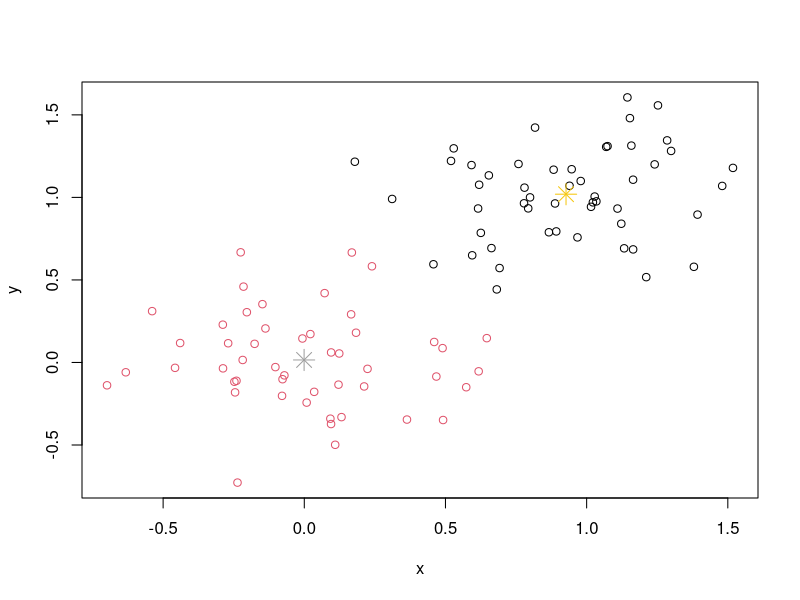
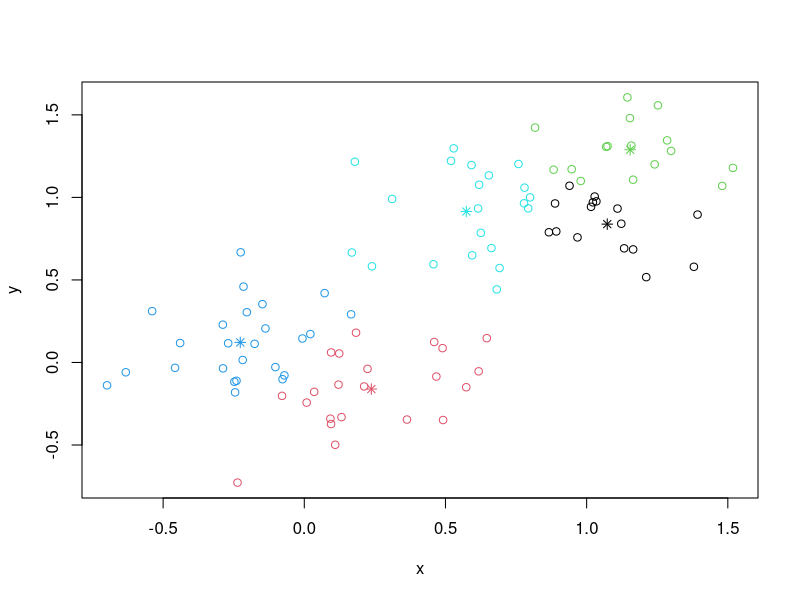
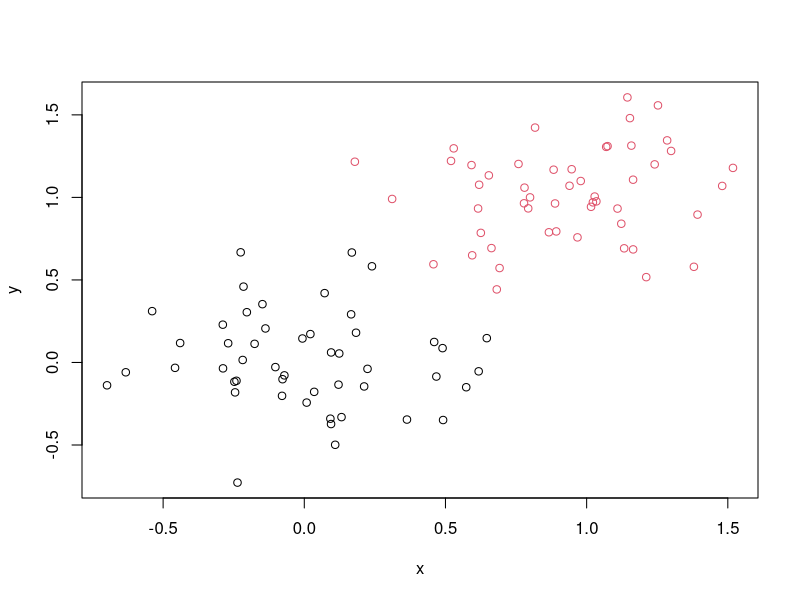
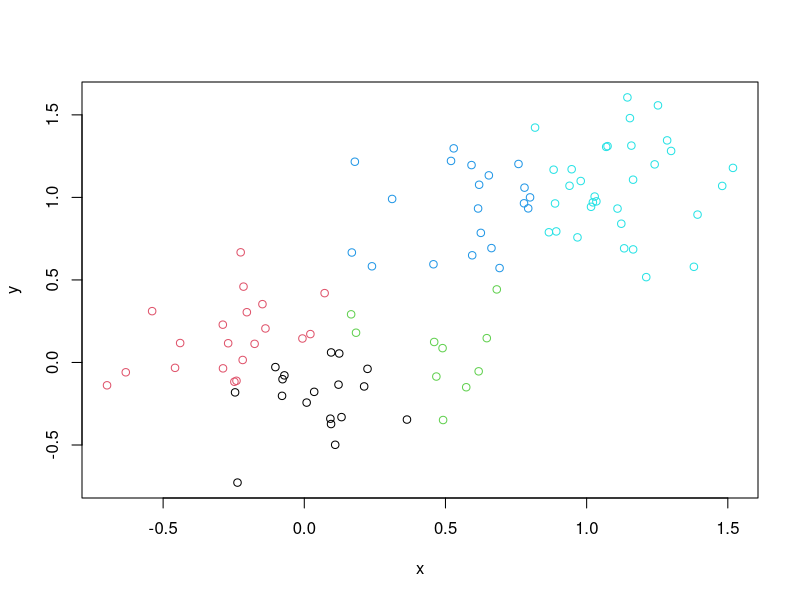
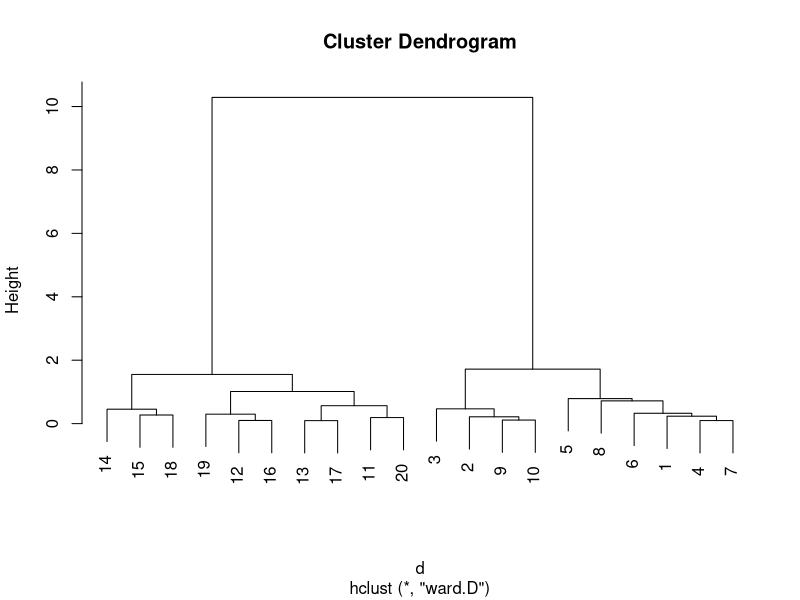
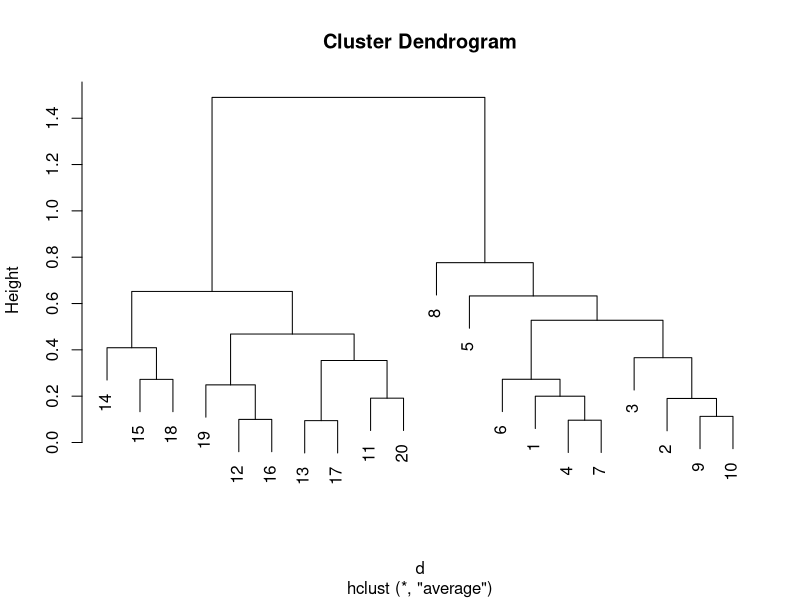
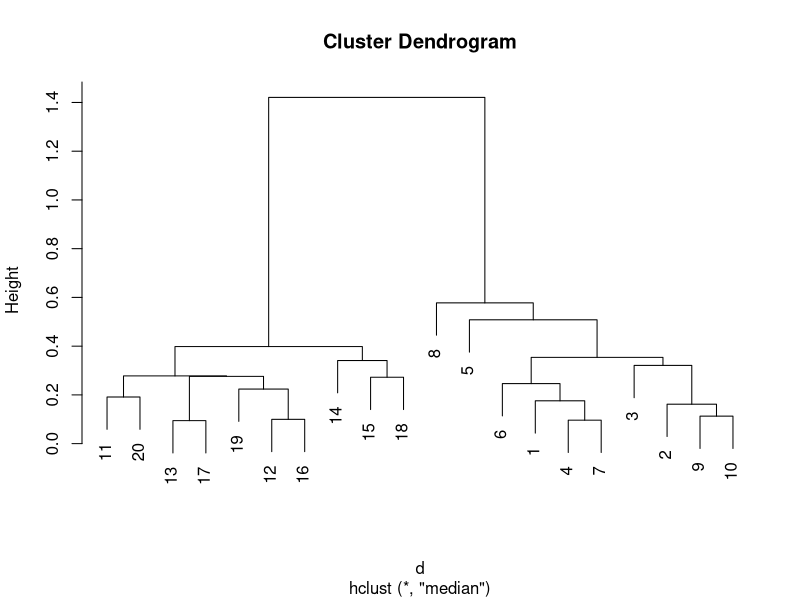
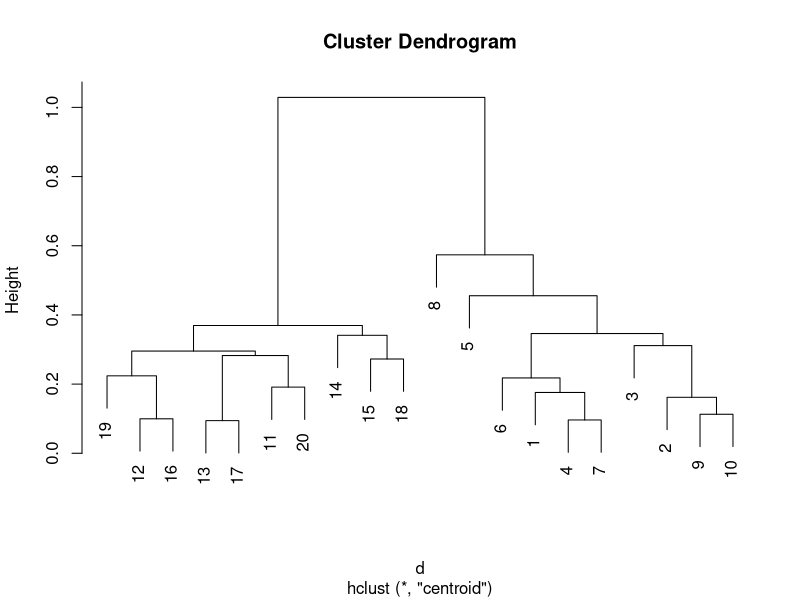

Generate these figures, in order, with R:
require(graphics)

# un exemple avec des valeurs generees aleatoirement 

# garder ce germe afin d'avoir des points interessants
set.seed(1500)
x <- rbind(matrix(rnorm(100, sd = 0.3), ncol = 2),
           matrix(rnorm(100, mean = 1, sd = 0.3), ncol = 2))
colnames(x) <- c("x", "y")
(cl <- kmeans(x, 2))
plot(x, col = cl$cluster)
points(cl$centers, col = 7:8, pch = 8, cex=2)


## random starts do help here with too many clusters
(cl5 <- kmeans(x, 5))
plot(x, col = cl5$cluster)
points(cl5$centers, col = 1:5, pch = 8)

### k-medoids
library(clue)
library(cluster)

m2 <- pam(x,2)
plot(x, col = m2$cluster)

m5 <- pam(x,5)
plot(x, col = m5$cluster)
points(m5$centers, col = 1:5, pch = 8)


### hierarchical

xx <- rbind(x[1:10,], x[91:100,])

d <- dist(xx)

hc1 <- hclust(d,"ward")
plot(hc1)

hc2 <- hclust(d,"ave")
plot(hc2)

hc3 <- hclust(d,"median")
plot(hc3)

hc4 <- hclust(d,"centroid")
plot(hc4)

# appel de la methode EM
library(mclust)
 # on doit preparer un vecteur de distribution prealable (les valeurs pi de l'algo)
c <- c(0, 1)
z <- c
for (i in 1:49) z <- rbind(z,c)
c <- c(1, 0)
for (i in 1:50) z <- rbind(z,c)
set.seed(200)
EM1 <- me(model = 'EII', data=x, z = z)

plot(x,col=round(EM1$z[,1] + 3*EM1$z[,2]))

EM1
EM1$z

# la couleur du point est calculee en fonction de la probabilte d'appartenance.

round(EM1$z[,1] + 3*EM1$z[,2])
# La majorite  ont une probabiblite proche de 1, mais il y aussi d'autre valeurs
EM1$z[15,]
x[15,]

EM1$z[76,]
x[76,]

library(fpc)
db_x <- dbscan(x,eps=0.2,MinPts=3)
db_x
db_x$cluster
plot(x, col = db_x$cluster + 1)
